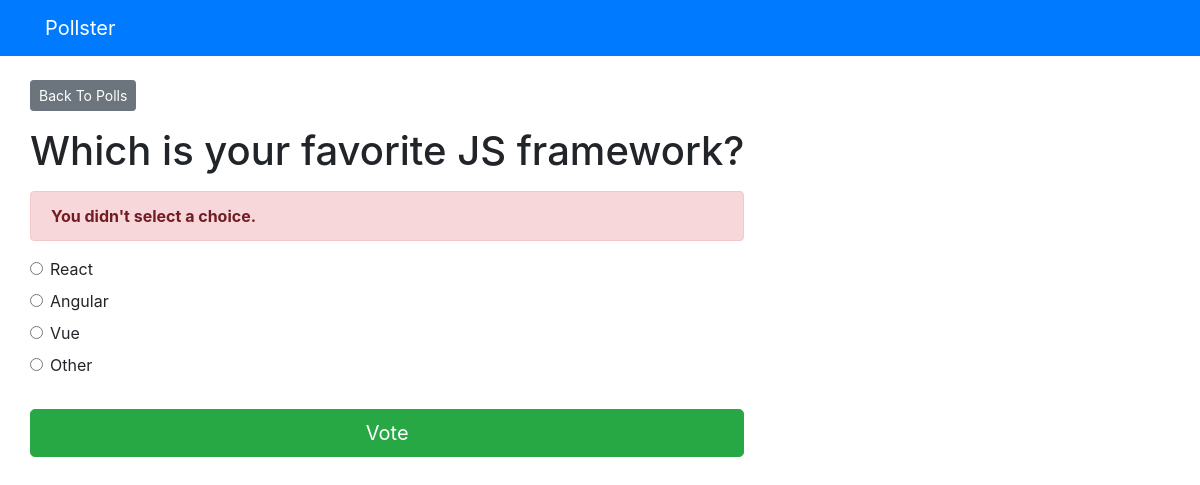
/polls/2/vote/, run on the app's committed database.
### polls/models.py (models this page shows, shortened)
class Question(models.Model):
    question_text = models.CharField(max_length=200)
    pub_date = models.DateTimeField('date published')

class Choice(models.Model):
    question = models.ForeignKey(Question, on_delete=models.CASCADE)
    choice_text = models.CharField(max_length=200)
    votes = models.IntegerField(default=0)

### polls/views.py (the view)
# urls.py: path('<int:question_id>/vote/', views.vote, name='vote')
def vote(request, question_id):
    question = get_object_or_404(Question, pk=question_id)
    try:
        selected_choice = question.choice_set.get(pk=request.POST['choice'])
    except (KeyError, Choice.DoesNotExist):
        return render(request, 'polls/detail.html', {
            'question': question,
            'error_message': "You didn't select a choice.",
        })
    else:
        selected_choice.votes += 1
        selected_choice.save()
        return HttpResponseRedirect(reverse('polls:results', args=(question.id,)))

### templates/polls/detail.html (shortened to what this page needs)
{% extends 'base.html' %}
{% block content %}
<a class="btn btn-secondary btn-sm mb-3" href="{% url 'polls:index' %}">Back To Polls</a>
<h1 class="text-center mb-3">{{ question.question_text }}</h1>
{% if error_message %}
<p class="alert alert-danger">
	<strong>{{ error_message }}</strong>
</p>
{% endif %}
<form action="{% url 'polls:vote' question.id %}" method="post">
	{% for choice in question.choice_set.all %}
		<div class="form-check">
			<input
				type="radio"
				name="choice"
				class="form-check-input"
				id="choice{{ forloop.counter }}"
				value="{{ choice.id }}"
			/>
			<label for="choice{{ forloop.counter }}">{{ choice.choice_text }}</label
			>
		</div>
	{% endfor %}
	<input type="submit" value="Vote" class="btn btn-success btn-lg btn-block mt-4" />
</form>
{% endblock %}

### data on the page
Question: question_text "Which is your favorite JS framework?"
Choice: choice_text "React"
Choice: choice_text "Angular"
Choice: choice_text "Vue"
Choice: choice_text "Other"

### other printed values
{{ error_message }} "You didn't select a choice."
